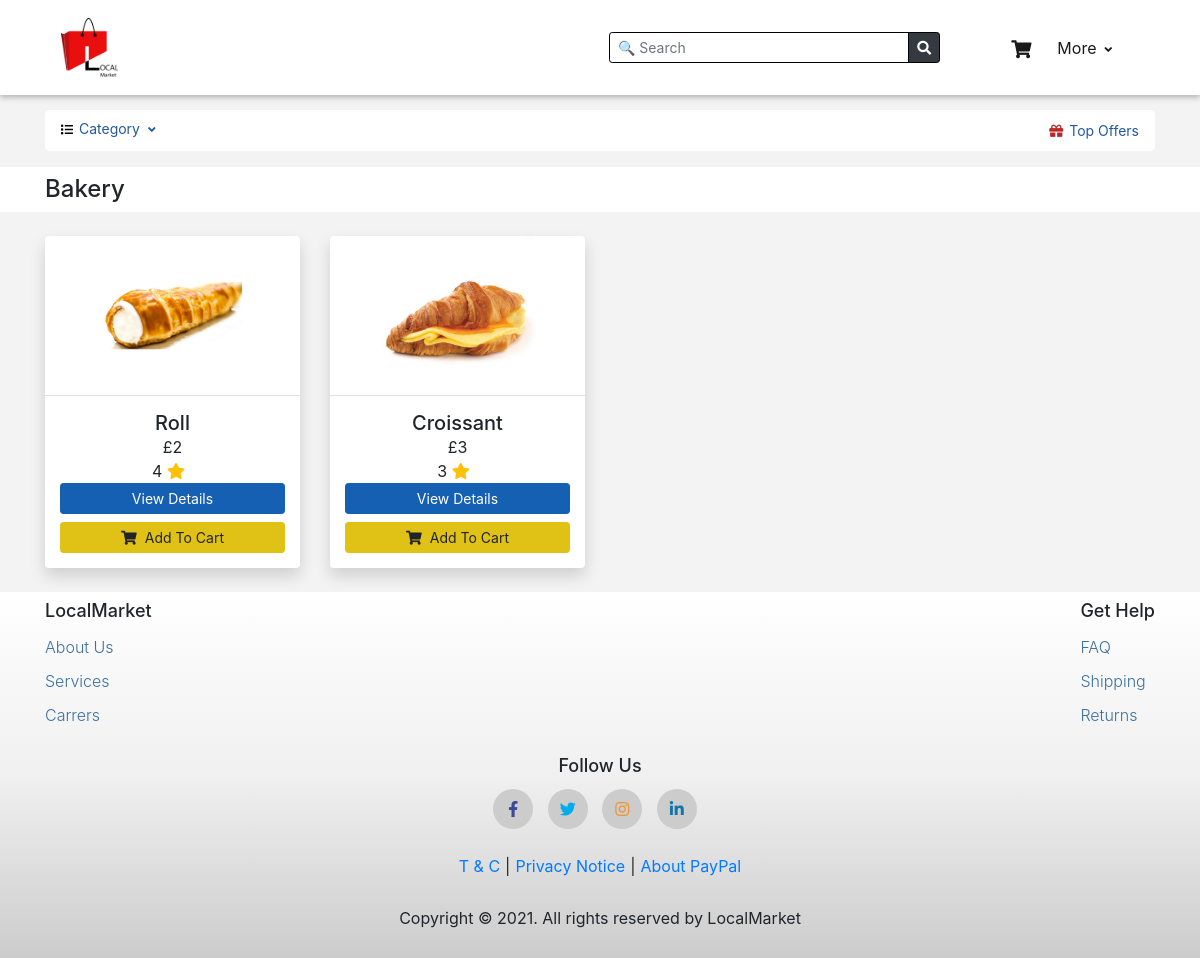
The app's page /category_shop.php?sid=3 with its own data.
### tables this page shows
CREATE TABLE `shop` (
  `shop_id` int(20) NOT NULL,
  `shope_name` varchar(50) NOT NULL
);

CREATE TABLE `product` (
  `Product_ID` int(2) NOT NULL,
  `Product_name` varchar(50) NOT NULL,
  `Product_Description` varchar(255) NOT NULL,
  `Rating` int(3) DEFAULT NULL,
  `Product_image` varchar(20) NOT NULL,
  `Product_price` float NOT NULL,
  `Product_quantity` int(2) NOT NULL,
  `Rated_by` int(5) DEFAULT NULL,
  `shop` int(100) NOT NULL,
  `trader_id` int(10) NOT NULL
);

### category.php (the view, shortened to what this page needs)
<!DOCTYPE html>
<html lang="en">
<head>
    <link rel="stylesheet" type="text/css"
        href="https://cdnjs.cloudflare.com/ajax/libs/font-awesome/5.15.1/css/all.min.css" />
    <link rel="stylesheet" href="style/style.css">
</head>
<body>
    <section class="category-offers">
        <div class="d-flex justify-content-between mt-1">
            <div class="menu-dropdown">
                <ul>
                    <li class="category-list"><i class="fas fa-list"></i> Category<i class="fas fa-angle-down"></i>
                    </li>
                </ul>
            </div>
            <div class="top-offers">
                <ul>
                    <li><a href=""><i class="fas fa-gift"></i>
                            Top Offers</a></li>
                </ul>
            </div>
        </div>
    </section>
</body>
</html>

### category_shop.php (shortened to what this page needs)
<!DOCTYPE html>
<html lang="en">
<head>
    <link href="https://cdnjs.cloudflare.com/ajax/libs/font-awesome/5.15.3/css/all.min.css"
 rel="stylesheet" />
    <link rel="stylesheet" href="https://stackpath.bootstrapcdn.com/bootstrap/4.1.3/css/bootstrap.min.css"
>
    <link rel="stylesheet" href="style/style.css">
</head>
<body>
    <div id="navbar">
        <?php include "navbar.php" ;
?></div>
    <div class="container">
        <?php include "category.php" ?>
    </div>
    <?php
    $shop_id=$_GET['sid'];
    $sql_shop = "SELECT * FROM shop where shop_id = $shop_id";
    $shop_result = mysqli_query($conn,$sql_shop);
    $count = mysqli_num_rows($shop_result);
    if($count > 0){
    ?>
    <div class="item-header my-md-3 mt-2 bg-white">
        <div class="container d-sm-flex">
            <?php while($shop_row = mysqli_fetch_assoc($shop_result)){ ?>
            <h4 class="py-2 text-center my-auto"><?php echo $shop_row['shope_name'] ?></h4>
            <?php } ?>
        </div>
    </div>
    <?php } ?>
    <main class="all-items">
        <div class="container">
            <div class="row justify-content-center justify-content-md-start">
                <?php
			            $sql = "SELECT * FROM product WHERE shop = $shop_id";
			            $result = mysqli_query($conn,$sql);
			            if(mysqli_num_rows($result) > 0){
				            while($row = mysqli_fetch_assoc($result)){
                                $pid= $row['Product_ID'];
                                $sql_discount = "SELECT offer_amount FROM product_offer WHERE product_id =$pid ";
                                $discount_result = mysqli_query($conn,$sql_discount);
                                $product_offer_amount = mysqli_fetch_assoc($discount_result);
                                ?>
                <div class="col-md-4 col-lg-3 col-sm-6 col-12 my-2">
                    <div class="card shadow">
                        <img class="card-img-top img-fluid border-bottom"
                            src="images/<?php echo $row['Product_image']; ?>" alt="">
                        <div class="card-body">
                            <h5 class="product-name card-title text-center"><?php echo $row['Product_name']; ?>
                            </h5>
                            <p class="text-center">
                                <?php echo '£'.  $row['Product_price']-$product_offer_amount['offer_amount']; ?>
                            </p>
                            <p class="mr-2 text-center"><?php echo $row['Rating']; ?>
                                <i class="fas fa-star fa-md text-warning"></i>
                            </p>
                            <a href="products.php?pid=<?php echo $row['Product_ID']; ?>"
                                class="btn btn-primary btn-sm w-100 mb-2">View Details</a>
                            <a href="" class="add-to-cart btn btn-warning w-100 btn-sm"
                                data-id="<?php echo $row['Product_ID']; ?>"><i class="fas fa-shopping-cart pr-2">
                                </i>Add To Cart</a>
                        </div>
                    </div>
                </div>
                <?php }
                } ?>
            </div>
        </div>
    </main>
    <div class="footer-bg pt-2 mt-3">
        <div class="container">
            <?php include "footer.php" ?>
        </div>
    </div>
</body>
</html>

### style/style.css (style rules this page uses)
body { background: #f3f3f3; }
html { scroll-behavior: smooth; }
.all-items .card { border: none; transition: all 0.2s ease; }
.all-items .card-body { padding: 15px; }
.all-items .card-body .card-title, .all-items .card-body p { margin-bottom: 0; padding-bottom: 0; }
.card-img-top { height: 160px; object-fit: contain; }
.product-name { text-transform: capitalize; }
.category-offers { background: #fff; padding: 0 12px; margin: 15px 0; height: auto; border-radius: 5px; overflow-y: auto; padding-bottom: 5px; }
.category-list { cursor: pointer; }
.menu-dropdown ul, .top-offers ul { list-style-type: none; padding: 4px; margin: 0; }
.menu-dropdown a, .category-list, .top-offers a { font-size: 14px; color: #2259a0; text-decoration: none; }
.menu-dropdown ul li { position: relative; }
.fa-list { padding-right: 2px; color: #000; font-size: 12px; }
.fa-angle-down { padding-left: 8px; font-size: 12px; }
.fa-gift { color: #b82828; font-size: 14px; margin-right: 2px; }
.btn, input, select { box-shadow: none !important; }
.btn-primary { background-color: #1660b4; border-color: #1660b4; }
.btn-warning { background-color: rgb(224, 194, 22); border-color: rgb(224, 194, 22); }

### style/footer.css (style rules this page uses)
.footer-bg { background: linear-gradient(#fff, #f0f0f0, #ccc); }

### records on screen
shop: shope_name "Bakery"
product: Product_image (picture), Product_name "Roll", $row['Product_price']-$product_offer_amount['offer_amount'] "2", Rating "4"
product: Product_image (picture), Product_name "Croissant", $row['Product_price']-$product_offer_amount['offer_amount'] "3", Rating "3"
